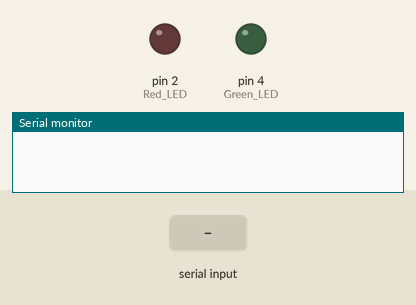
Simulated run of this sketch. Board: Arduino Uno, built with avr-gcc and run on an emulated ATmega328P. Parts: output pins drawn as LEDs (lit = HIGH), the last lines printed to the serial monitor. Inputs (shaded band) come from the test bench.

Above: at 1.2 s.
1.3 s: "r" received over Serial
At 1.6 s:
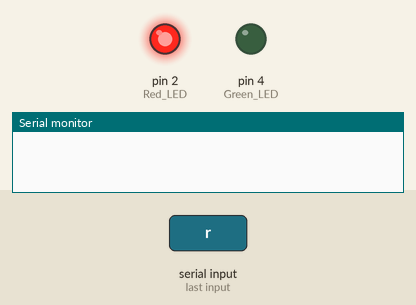
3.8 s: "g" received over Serial
At 4.6 s:
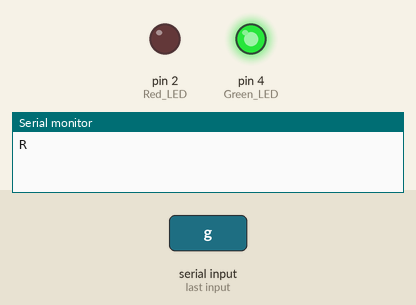
Timing chart, 0 to 6.8 s (numbered marks = the images above; inputs shaded):
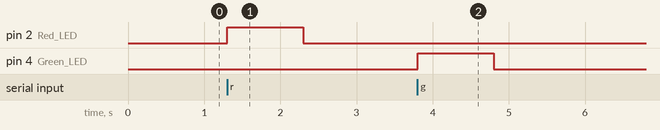

Measured:
- after the input at 1.3 s, pin 2 (Red_LED): LOW → HIGH at once, → LOW 1.0 s later
- after the input at 3.8 s, pin 4 (Green_LED): LOW → HIGH at once, → LOW 1.0 s later

The sketch:

serial_send_5.ino
```cpp
void setup() {
  Serial.begin(9600);
  pinMode(2, OUTPUT); //Red LED
  pinMode(4, OUTPUT); //Green LED
}

void loop() {
  if (Serial.available() > 0) {
    char inByte = Serial.read();
    switch(inByte) {
    case 'r': //Flash red LED
      digitalWrite(2, HIGH);
      delay(1000);
      digitalWrite(2, LOW);
      Serial.write('R');
      break;
    case 'g': //Flash green LED
      digitalWrite(4, HIGH);
      delay(1000);
      digitalWrite(4, LOW);
      Serial.write('G');
      break;
    }
    Serial.flush();
  }
}
```
